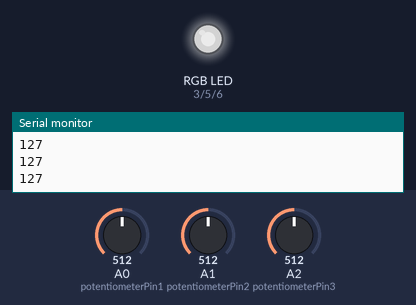
The sketch below on a simulated Arduino Uno, built with avr-gcc and run on an emulated ATmega328P. Parts: an RGB LED mixed from three pins (HIGH = lit), the last lines printed to the serial monitor. The inputs (shaded band) are chosen by the test bench; at power-on: A0 (potentiometerPin1) = 512, A1 (potentiometerPin2) = 512, A2 (potentiometerPin3) = 512. Dim RGB values are drawn brighter than linear.

Above: at 1.8 s.
1.9 s: A0 (potentiometerPin1) set to 716
At 2.3 s:
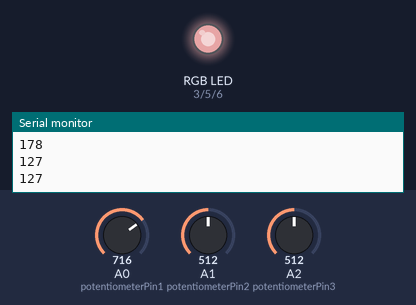
3.5 s: A1 (potentiometerPin2) set to 900
At 5.1 s:
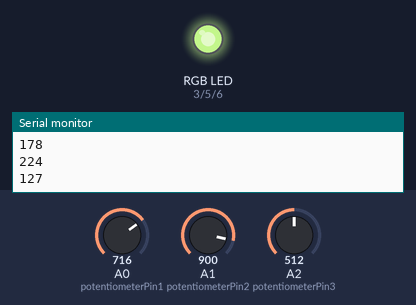
5.5 s: A2 (potentiometerPin3) set to 122
At 6.7 s:
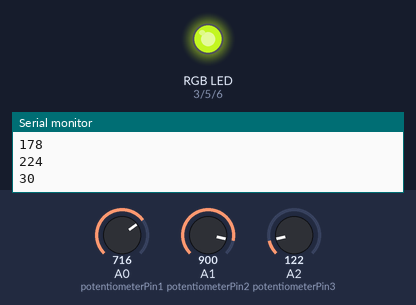
7.5 s: A2 (potentiometerPin3) set to 0
At 8.3 s:
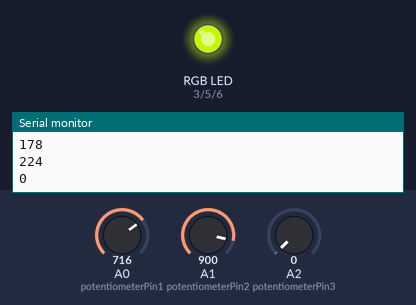
9.5 s: A0 (potentiometerPin1) set to 1023
At 11.1 s:
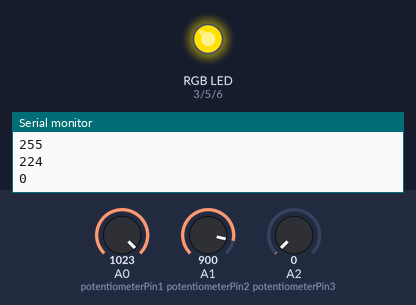
11.5 s: A1 (potentiometerPin2) set to 306
At 12.7 s:
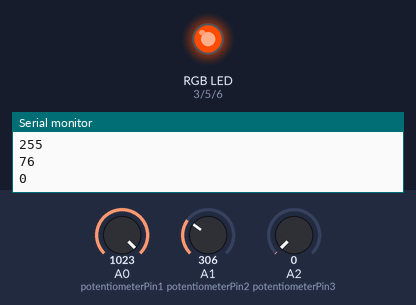
Timing chart, 0 to 14.5 s (numbered marks = the images above; inputs shaded):
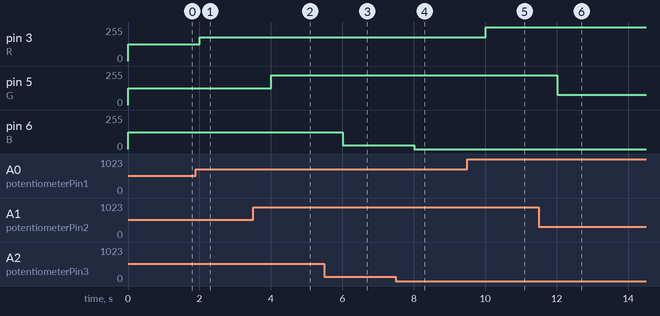

The sketch:

rgbpotentiometer.ino
```cpp
const int potentiometerPin1 = A0;
const int potentiometerPin2 = A1;
const int potentiometerPin3 = A2;

const int R = 3;
const int G = 5;
const int B = 6;
int reading1;
int reading2;
int reading3;
void setup() {
  // put your setup code here, to run once:
  Serial.begin(9600);
  pinMode(potentiometerPin1, INPUT);
  pinMode(potentiometerPin2, INPUT);
  pinMode(potentiometerPin3, INPUT);
  pinMode(R, OUTPUT);
  pinMode(G, OUTPUT);
  pinMode(B, OUTPUT);

}

void loop() {
  // put your main code here, to run repeatedly:
  //2 ways
  // value old max value new max
  // map
  reading1 = map(analogRead(potentiometerPin1),0,1023,0,255);
  reading2 = map(analogRead(potentiometerPin2),0,1023,0,255);
  reading3 = map(analogRead(potentiometerPin3),0,1023,0,255);
  // reading1 = (255./1023.)*analogRead(potentiometerPin1);
  // reading2 = (255./1023.)*analogRead(potentiometerPin2);
  // reading3 = (255./1023.)*analogRead(potentiometerPin3);
  analogWrite(R, reading1);
  analogWrite(G, reading2);
  analogWrite(B, reading3);


  Serial.println(reading1);
  Serial.println(reading2);
  Serial.println(reading3);
  delay(1000);

}
```

Measured:
- after the input at 1.9 s, pin 3 (R): 127/255 → 178/255 after 0.10 s
- after the input at 3.5 s, pin 5 (G): 127/255 → 224/255 after 0.50 s
- after the input at 5.5 s, pin 6 (B): 127/255 → 30/255 after 0.51 s
- after the input at 7.5 s, pin 6 (B): 30/255 → 0/255 after 0.51 s
- after the input at 9.5 s, pin 3 (R): 178/255 → 255/255 after 0.51 s
- after the input at 11.5 s, pin 5 (G): 224/255 → 76/255 after 0.51 s
